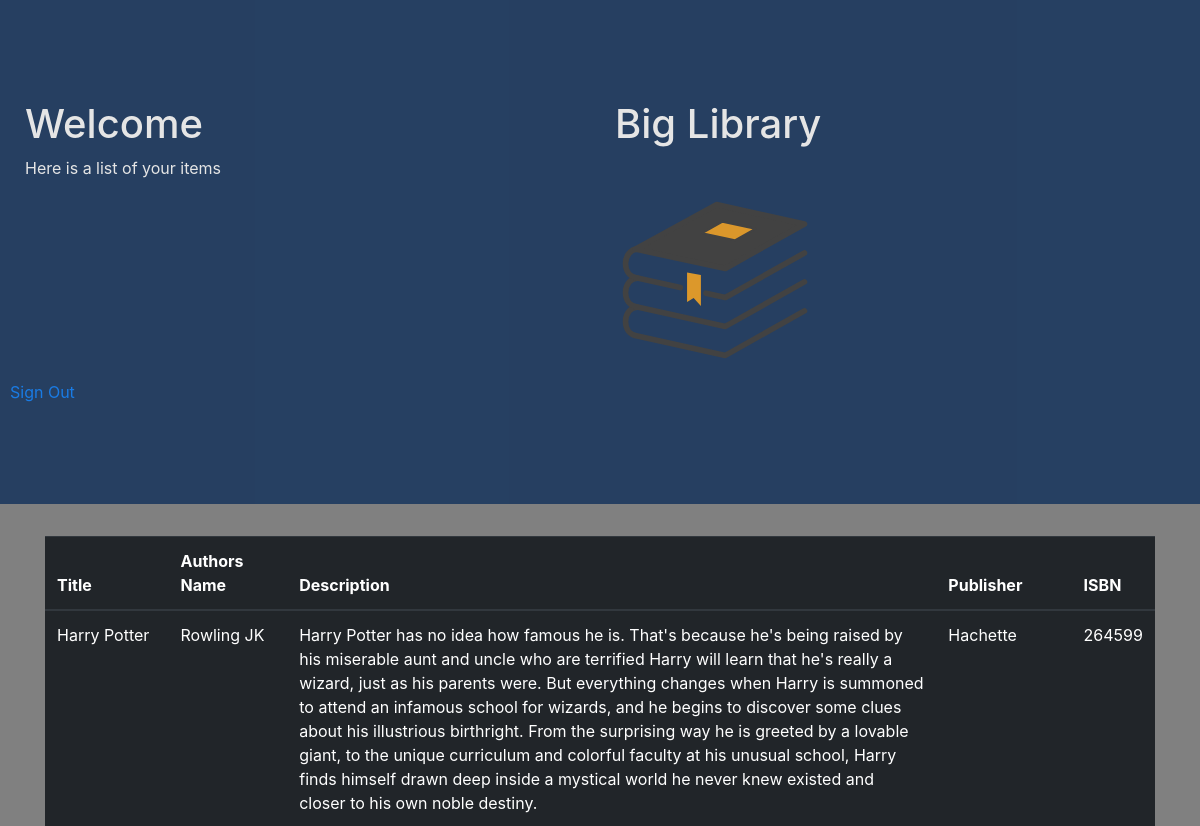
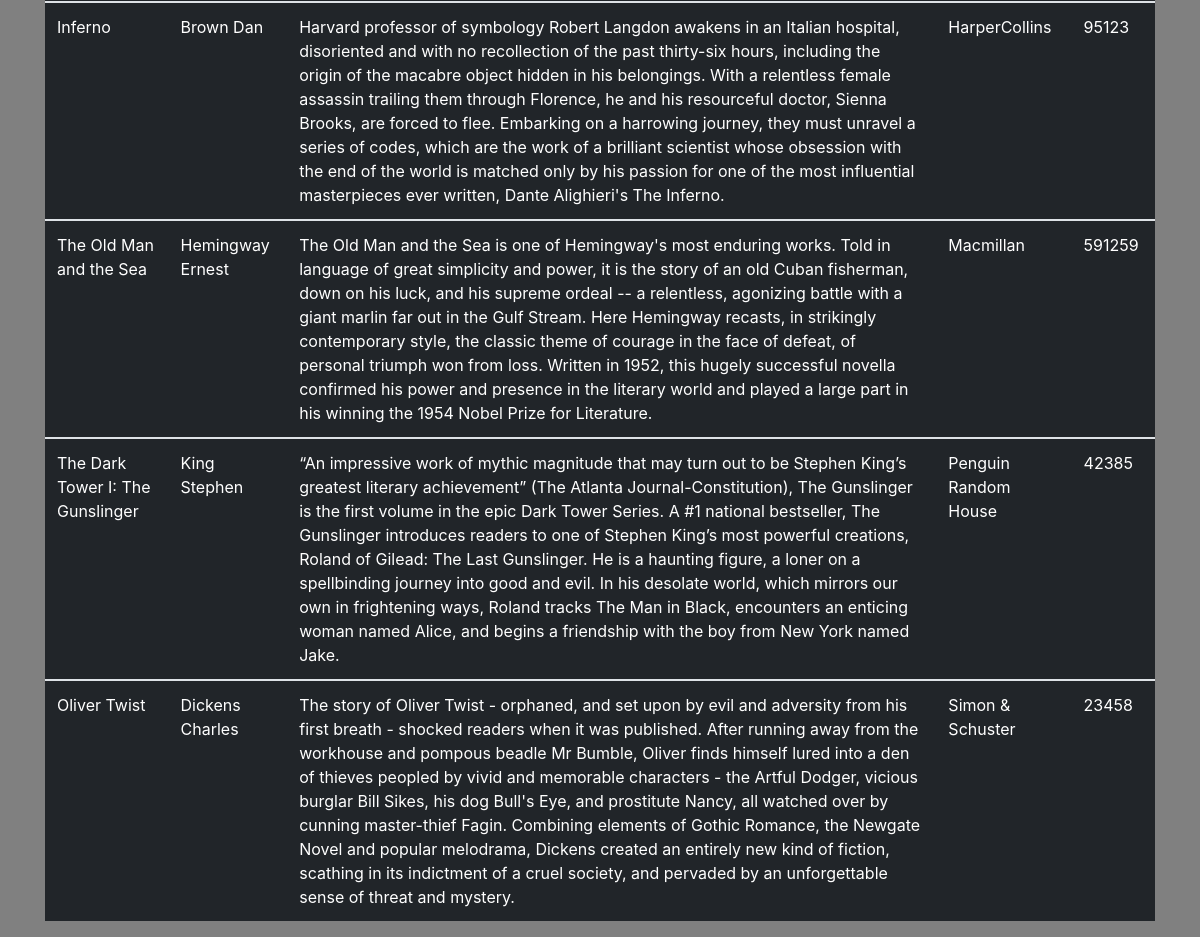
The app's page /home.php with its own data (2 pictures, top to bottom).
### tables this page shows
CREATE TABLE `media` (
  `media_ID` int(10) UNSIGNED NOT NULL,
  `fk_author_ID` int(10) UNSIGNED NOT NULL,
  `fk_publisher_ID` int(10) UNSIGNED NOT NULL,
  `title` varchar(100) NOT NULL,
  `ISBN` int(11) NOT NULL,
  `short_description` text NOT NULL,
  `type` varchar(50) NOT NULL
);

CREATE TABLE `author` (
  `author_ID` int(10) UNSIGNED NOT NULL,
  `author_name` varchar(50) NOT NULL,
  `author_surname` varchar(50) NOT NULL
);

CREATE TABLE `publisher` (
  `publisher_ID` int(10) UNSIGNED NOT NULL,
  `publisher_name` varchar(50) NOT NULL,
  `adress` varchar(100) NOT NULL,
  `size` varchar(10) NOT NULL
);

### home.php (the view, shortened to what this page needs)
<?php
	$servername = "localhost";
	$username = "root";
	$password = "";
	$dbname = "cr10_foller_thomas_biglibrary";
$conn = new mysqli($servername, $username, $password, $dbname);
?>
<!doctype html>
<html lang="en">
  <head>
    <link rel="stylesheet" href="https://maxcdn.bootstrapcdn.com/bootstrap/4.0.0/css/bootstrap.min.css">
</head>
<body>
<div class="jumbotron jumbotron-fluid">
    <div class="row">
    <div id="left" class="col-md-6">
		<h1>Welcome</h1>
		<p>Here is a list of your items</p>
	</div>
	<div id="right" class="col-md-6">
    	<h1>Big Library</h1><br>
    	<img src="img/book.svg" alt="" width="200px">
  	</div>
        <a href="logout.php?logout">Sign Out</a>
    </div>
</div>
<?php
$sql = "SELECT media.title, author.author_surname, author.author_name, media.short_description, publisher.publisher_name, media.ISBN
		FROM media
		INNER JOIN author ON media.fk_author_ID = author.author_ID
		INNER JOIN publisher ON media.fk_publisher_ID = publisher.publisher_ID";
$result = mysqli_query($conn, $sql);
echo
"<div class='container'>
   <table class='table table-dark table-hover'>
    <thead>
      <tr>
        <th>Title</th>
        <th>Authors Name</th>
        <th>Description</th>
        <th>Publisher</th>
        <th>ISBN</th>
      </tr>
    </thead>";
while($row = mysqli_fetch_assoc($result)) {
	echo
    "<tbody>
      <tr>
        <td>" . $row["title"] . "</td>
        <td>" . $row["author_surname"] . " " . $row["author_name"] . "</td>
        <td>" . $row["short_description"] . "</td>
        <td>" . $row["publisher_name"] . "</td>
        <td>" . $row["ISBN"] . "</td>
      </tr>";
}
echo "</tbody></table></div>";
?>
</body>
</html>

### home.php (style rules this page uses)
body { background: grey; }
.jumbotron { background-color: #10305A; opacity: 0.8; color: #ffffff; padding: 100px 25px; }

### records on screen
media: title "Harry Potter", fk_author_ID.author_surname "Rowling", fk_author_ID.author_name "JK", short_description "Harry Potter has no idea how famous he is. That's because he's being raised by his miserable aunt and uncle who are terrified Harry will learn that he's really a wizard, just as his parents were. But everything changes when Harry is summoned to attend an infamous school for wizards, and he begins to discover some clues about his illustrious birthright. From the surprising way he is greeted by a lovable giant, to the unique curriculum and colorful faculty at his unusual school, Harry finds himself drawn deep inside a mystical world he never knew existed and closer to his own noble destiny.", fk_publisher_ID.publisher_name "Hachette", ISBN "264599"
media: title "Inferno", fk_author_ID.author_surname "Brown", fk_author_ID.author_name "Dan", short_description "Harvard professor of symbology Robert Langdon awakens in an Italian hospital, disoriented and with no recollection of the past thirty-six hours, including the origin of the macabre object hidden in his belongings. With a relentless female assassin trailing them through Florence, he and his resourceful doctor, Sienna Brooks, are forced to flee. Embarking on a harrowing journey, they must unravel a series of codes, which are the work of a brilliant scientist whose obsession with the end of the world is matched only by his passion for one of the most influential masterpieces ever written, Dante Alighieri's The Inferno.", fk_publisher_ID.publisher_name "HarperCollins", ISBN "95123"
media: title "The Old Man and the Sea", fk_author_ID.author_surname "Hemingway", fk_author_ID.author_name "Ernest", short_description "The Old Man and the Sea is one of Hemingway's most enduring works. Told in language of great simplicity and power, it is the story of an old Cuban fisherman, down on his luck, and his supreme ordeal -- a relentless, agonizing battle with a giant marlin far out in the Gulf Stream. Here Hemingway recasts, in strikingly contemporary style, the classic theme of courage in the face of defeat, of personal triumph won from loss. Written in 1952, this hugely successful novella confirmed his power and presence in the literary world and played a large part in his winning the 1954 Nobel Prize for Literature.", fk_publisher_ID.publisher_name "Macmillan", ISBN "591259"
media: title "The Dark Tower I: The Gunslinger", fk_author_ID.author_surname "King", fk_author_ID.author_name "Stephen", short_description "“An impressive work of mythic magnitude that may turn out to be Stephen King’s greatest literary achievement” (The Atlanta Journal-Constitution), The Gunslinger is the first volume in the epic Dark Tower Series. A #1 national bestseller, The Gunslinger introduces readers to one of Stephen King’s most powerful creations, Roland of Gilead: The Last Gunslinger. He is a haunting figure, a loner on a spellbinding journey into good and evil. In his desolate world, which mirrors our own in frightening ways, Roland tracks The Man in Black, encounters an enticing woman named Alice, and begins a friendship with the boy from New York named Jake.", fk_publisher_ID.publisher_name "Penguin Random House", ISBN "42385"
media: title "Oliver Twist", fk_author_ID.author_surname "Dickens", fk_author_ID.author_name "Charles", short_description "The story of Oliver Twist - orphaned, and set upon by evil and adversity from his first breath - shocked readers when it was published. After running away from the workhouse and pompous beadle Mr Bumble, Oliver finds himself lured into a den of thieves peopled by vivid and memorable characters - the Artful Dodger, vicious burglar Bill Sikes, his dog Bull's Eye, and prostitute Nancy, all watched over by cunning master-thief Fagin. Combining elements of Gothic Romance, the Newgate Novel and popular melodrama, Dickens created an entirely new kind of fiction, scathing in its indictment of a cruel society, and pervaded by an unforgettable sense of threat and mystery.", fk_publisher_ID.publisher_name "Simon & Schuster", ISBN "23458"
